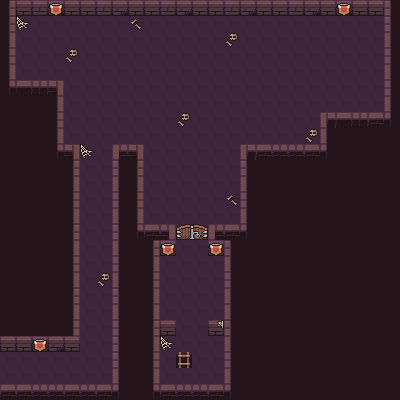

A level layout from a 2D game, rendered from its tile map. Below: a short description, then the map file with its tile-grid data intact:
An orthogonal 25x25 tile map with 16x16 px tiles, 3 tile layers (Ground, Collisons, wallObjects).

<map version="1.2" tiledversion="1.3.2" orientation="orthogonal" renderorder="left-down" compressionlevel="-1" width="25" height="25" tilewidth="16" tileheight="16" infinite="0" nextlayerid="4" nextobjectid="1">
 <tileset firstgid="1" source="Dungeon.tsx" />
 <layer id="1" name="Ground" width="25" height="25">
  <data encoding="csv">
23,23,23,23,23,23,23,23,23,23,23,23,23,23,23,23,23,23,23,23,23,23,23,23,23,
23,23,23,23,23,23,23,23,23,23,23,23,23,23,23,23,23,23,23,23,23,23,23,23,23,
23,23,23,23,23,23,23,23,23,23,23,23,23,23,23,23,23,23,23,23,23,23,23,23,23,
23,23,23,23,23,23,23,23,23,23,23,23,23,23,23,23,23,23,23,23,23,23,23,23,23,
23,23,23,23,23,23,23,23,23,23,23,23,23,23,23,23,23,23,23,23,23,23,23,23,23,
23,23,23,23,23,23,23,23,23,23,23,23,23,23,23,23,23,23,23,23,23,23,23,23,23,
23,23,23,23,23,23,23,23,23,23,23,23,23,23,23,23,23,23,23,23,23,23,23,23,23,
23,23,23,23,23,23,23,23,23,23,23,23,23,23,23,23,23,23,23,23,23,23,23,23,23,
23,23,23,23,23,23,23,23,23,23,23,23,23,23,23,23,23,23,23,23,23,23,23,23,23,
23,23,23,23,23,23,23,23,23,23,23,23,23,23,23,23,23,23,23,23,23,23,23,23,23,
23,23,23,23,23,23,23,23,23,23,23,23,23,23,23,23,23,23,23,23,23,23,23,23,23,
23,23,23,23,23,23,23,23,23,23,23,23,23,23,23,23,23,23,23,23,23,23,23,23,23,
23,23,23,23,23,23,23,23,23,23,23,23,23,23,23,23,23,23,23,23,23,23,23,23,23,
23,23,23,23,23,23,23,23,23,23,23,23,23,23,23,23,23,23,23,23,23,23,23,23,23,
23,23,23,23,23,23,23,23,23,23,23,23,23,23,23,23,23,23,23,23,23,23,23,23,23,
23,23,23,23,23,23,23,23,23,23,23,23,23,23,23,23,23,23,23,23,23,23,23,23,23,
23,23,23,23,23,23,23,23,23,23,23,23,23,23,23,23,23,23,23,23,23,23,23,23,23,
23,23,23,23,23,23,23,23,23,23,23,23,23,23,23,23,23,23,23,23,23,23,23,23,23,
23,23,23,23,23,23,23,23,23,23,23,23,23,23,23,23,23,23,23,23,23,23,23,23,23,
23,23,23,23,23,23,23,23,23,23,23,23,23,23,23,23,23,23,23,23,23,23,23,23,23,
23,23,23,23,23,23,23,23,23,23,23,23,23,23,23,23,23,23,23,23,23,23,23,23,23,
23,23,23,23,23,23,23,23,23,23,23,23,23,23,23,23,23,23,23,23,23,23,23,23,23,
23,23,23,23,23,23,23,23,23,23,23,23,23,23,23,23,23,23,23,23,23,23,23,23,23,
23,23,23,23,23,23,23,23,23,23,23,23,23,23,23,23,23,23,23,23,23,23,23,23,23,
23,23,23,23,23,23,23,23,23,23,23,23,23,23,23,23,23,23,23,23,23,23,23,23,23
</data>
 </layer>
 <layer id="2" name="Collisons" width="25" height="25">
  <data encoding="csv">
1,2,3,4,5,2,3,4,5,2,3,4,5,2,3,4,5,2,3,4,5,4,5,2,6,
1,0,0,0,0,0,0,0,69,0,0,0,0,0,0,0,0,0,0,0,0,0,0,0,6,
11,0,0,0,0,0,0,0,0,0,0,0,0,0,78,0,0,0,0,0,0,0,0,0,16,
21,0,0,0,78,0,0,0,0,0,0,0,0,0,0,0,0,0,0,0,0,0,0,0,26,
31,0,0,0,0,0,0,0,0,0,0,0,0,0,0,0,0,0,0,0,0,0,0,0,36,
41,52,53,54,0,0,0,0,0,0,0,0,0,0,0,0,0,0,0,0,0,0,0,0,26,
79,79,79,11,0,0,0,0,0,0,0,0,0,0,0,0,0,0,0,0,0,0,0,0,36,
79,79,79,21,0,0,0,0,0,0,0,78,0,0,0,0,0,0,0,0,51,52,53,45,46,
79,79,79,31,0,0,0,0,0,0,0,0,0,0,0,0,0,0,0,78,36,79,79,79,79,
79,79,79,41,54,0,0,55,54,0,0,0,0,0,0,51,42,43,44,45,46,79,79,79,79,
79,79,79,79,1,0,0,6,1,0,0,0,0,0,0,6,79,79,79,79,79,79,79,79,79,
79,79,79,79,11,0,0,16,11,0,0,0,0,0,0,16,79,79,79,79,79,79,79,79,79,
79,79,79,79,21,0,0,26,21,0,0,0,0,0,69,26,79,79,79,79,79,79,79,79,79,
79,79,79,79,31,0,0,36,31,0,0,0,0,0,0,36,79,79,79,79,79,79,79,79,79,
79,79,79,79,1,0,0,6,41,45,56,67,68,55,45,46,79,79,79,79,79,79,79,79,79,
79,79,79,79,11,0,0,16,79,1,2,0,0,5,6,79,79,79,79,79,79,79,79,79,79,
79,79,79,79,21,0,0,26,79,11,0,0,0,0,16,79,79,79,79,79,79,79,79,79,79,
79,79,79,79,31,0,78,36,79,21,0,0,0,0,26,79,79,79,79,79,79,79,79,79,79,
79,79,79,79,1,0,0,6,79,31,0,0,0,0,36,79,79,79,79,79,79,79,79,79,79,
79,79,79,79,11,0,0,16,79,31,0,0,0,0,36,79,79,79,79,79,79,79,79,79,79,
79,79,79,79,21,0,0,26,79,1,2,0,0,5,6,79,79,79,79,79,79,79,79,79,79,
2,2,3,4,5,0,0,6,79,11,0,0,0,0,16,79,79,79,79,79,79,79,79,79,79,
0,0,0,0,0,0,0,6,79,21,0,40,0,0,26,79,79,79,79,79,79,79,79,79,79,
0,0,0,0,0,0,0,16,79,31,0,0,0,0,36,79,79,79,79,79,79,79,79,79,79,
42,42,43,44,45,44,45,46,79,41,42,43,44,45,46,79,79,79,79,79,79,79,79,79,79
</data>
 </layer>
 <layer id="3" name="wallObjects" width="25" height="25">
  <data encoding="csv">
0,0,0,75,0,0,0,0,0,0,0,0,0,0,0,0,0,0,0,0,0,75,0,0,0,
0,65,0,0,0,0,0,0,0,0,0,0,0,0,0,0,0,0,0,0,0,0,0,0,0,
0,0,0,0,0,0,0,0,0,0,0,0,0,0,0,0,0,0,0,0,0,0,0,0,0,
0,0,0,0,0,0,0,0,0,0,0,0,0,0,0,0,0,0,0,0,0,0,0,0,0,
0,0,0,0,0,0,0,0,0,0,0,0,0,0,0,0,0,0,0,0,0,0,0,0,0,
0,0,0,0,0,0,0,0,0,0,0,0,0,0,0,0,0,0,0,0,0,0,0,0,0,
0,0,0,0,0,0,0,0,0,0,0,0,0,0,0,0,0,0,0,0,0,0,0,0,0,
0,0,0,0,0,0,0,0,0,0,0,0,0,0,0,0,0,0,0,0,0,0,0,0,0,
0,0,0,0,0,0,0,0,0,0,0,0,0,0,0,0,0,0,0,0,0,0,0,0,0,
0,0,0,0,0,65,0,0,0,0,0,0,0,0,0,0,0,0,0,0,0,0,0,0,0,
0,0,0,0,0,0,0,0,0,0,0,0,0,0,0,0,0,0,0,0,0,0,0,0,0,
0,0,0,0,0,0,0,0,0,0,0,0,0,0,0,0,0,0,0,0,0,0,0,0,0,
0,0,0,0,0,0,0,0,0,0,0,0,0,0,0,0,0,0,0,0,0,0,0,0,0,
0,0,0,0,0,0,0,0,0,0,0,0,0,0,0,0,0,0,0,0,0,0,0,0,0,
0,0,0,0,0,0,0,0,0,0,0,0,0,0,0,0,0,0,0,0,0,0,0,0,0,
0,0,0,0,0,0,0,0,0,0,75,0,0,75,0,0,0,0,0,0,0,0,0,0,0,
0,0,0,0,0,0,0,0,0,0,0,0,0,0,0,0,0,0,0,0,0,0,0,0,0,
0,0,0,0,0,0,0,0,0,0,0,0,0,0,0,0,0,0,0,0,0,0,0,0,0,
0,0,0,0,0,0,0,0,0,0,0,0,0,0,0,0,0,0,0,0,0,0,0,0,0,
0,0,0,0,0,0,0,0,0,0,0,0,0,0,0,0,0,0,0,0,0,0,0,0,0,
0,0,0,0,0,0,0,0,0,0,0,0,0,66,0,0,0,0,0,0,0,0,0,0,0,
0,0,75,0,0,0,0,0,0,0,65,0,0,0,0,0,0,0,0,0,0,0,0,0,0,
0,0,0,0,0,0,0,0,0,0,0,0,0,0,0,0,0,0,0,0,0,0,0,0,0,
0,0,0,0,0,0,0,0,0,0,0,0,0,0,0,0,0,0,0,0,0,0,0,0,0,
0,0,0,0,0,0,0,0,0,0,0,0,0,0,0,0,0,0,0,0,0,0,0,0,0
</data>
 </layer>
</map>
